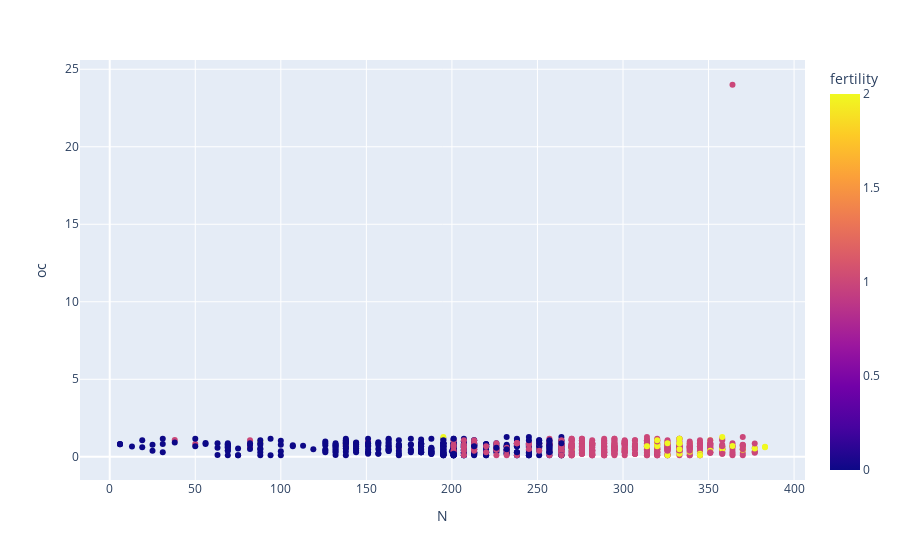

Source (notebook cell):
### Code cell
# scatter plot N vs oc

fig = px.scatter(data, x='N', y='oc', color='fertility')
fig.show()

### Figure 1 — Plotly figure (JSON) as saved in the notebook; plotly's stock layout.template omitted (floating-point values rounded to 4 significant figures; data arrays with more than 128 entries replaced by an {"elided": "..."} marker saying what was removed)
{"data": [{"hovertemplate": "N=%{x}<br>oc=%{y}<br>fertility=%{marker.color}<extra></extra>", "legendgroup": "", "marker": {"color": {"elided": "880 int values"}, "coloraxis": "coloraxis", "symbol": "circle"}, "mode": "markers", "name": "", "orientation": "v", "showlegend": false, "type": "scatter", "x": {"elided": "880 int values"}, "xaxis": "x", "y": {"elided": "880 float values"}, "yaxis": "y"}], "layout": {"autosize": true, "coloraxis": {"colorbar": {"title": {"text": "fertility"}}, "colorscale": [[0, "#0d0887"], [0.1111, "#46039f"], [0.2222, "#7201a8"], [0.3333, "#9c179e"], [0.4444, "#bd3786"], [0.5556, "#d8576b"], [0.6667, "#ed7953"], [0.7778, "#fb9f3a"], [0.8889, "#fdca26"], [1, "#f0f921"]]}, "legend": {"tracegroupgap": 0}, "margin": {"t": 60}, "xaxis": {"anchor": "y", "autorange": true, "domain": [0, 1], "range": [-17.5, 406.5], "title": {"text": "N"}, "type": "linear"}, "yaxis": {"anchor": "x", "autorange": true, "domain": [0, 1], "range": [-1.751, 25.85], "title": {"text": "oc"}, "type": "linear"}}}
